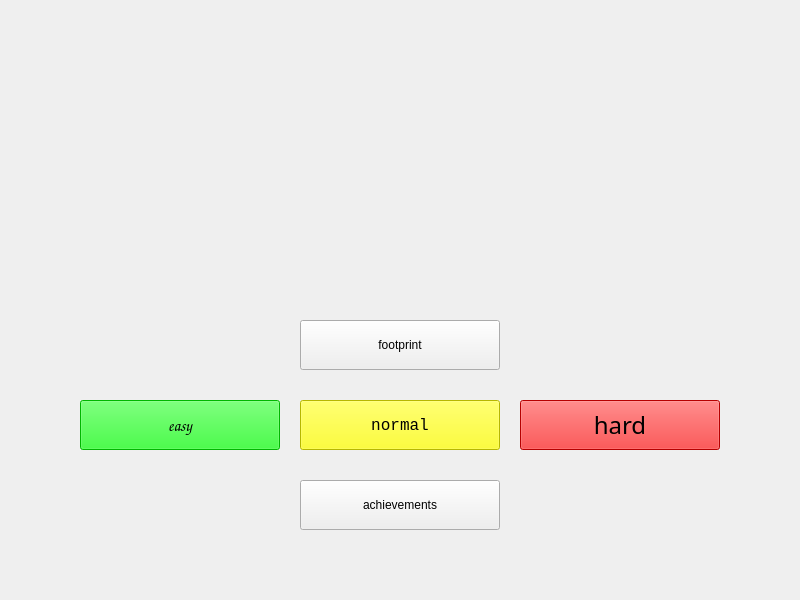
<?xml version="1.0" encoding="UTF-8"?>
<ui version="4.0">
 <class>m</class>
 <widget class="QMainWindow" name="m">
  <property name="geometry">
   <rect>
    <x>0</x>
    <y>0</y>
    <width>800</width>
    <height>600</height>
   </rect>
  </property>
  <property name="windowTitle">
   <string>m</string>
  </property>
  <widget class="QWidget" name="centralwidget">
   <widget class="QPushButton" name="pushButton">
    <property name="geometry">
     <rect>
      <x>80</x>
      <y>400</y>
      <width>200</width>
      <height>50</height>
     </rect>
    </property>
    <property name="font">
     <font>
      <family>Comic Sans MS</family>
      <pointsize>12</pointsize>
     </font>
    </property>
    <property name="styleSheet">
     <string notr="true">color: rgb(0, 0, 0);
background-color: rgb(0, 255, 0);</string>
    </property>
    <property name="text">
     <string>easy</string>
    </property>
   </widget>
   <widget class="QPushButton" name="pushButton_2">
    <property name="geometry">
     <rect>
      <x>300</x>
      <y>400</y>
      <width>200</width>
      <height>50</height>
     </rect>
    </property>
    <property name="font">
     <font>
      <family>Consolas</family>
      <pointsize>12</pointsize>
     </font>
    </property>
    <property name="styleSheet">
     <string notr="true">color: rgb(0, 0, 0);
background-color: rgb(255,255, 0);</string>
    </property>
    <property name="text">
     <string>normal</string>
    </property>
   </widget>
   <widget class="QPushButton" name="pushButton_3">
    <property name="geometry">
     <rect>
      <x>520</x>
      <y>400</y>
      <width>200</width>
      <height>50</height>
     </rect>
    </property>
    <property name="font">
     <font>
      <family>Gabriola</family>
      <pointsize>18</pointsize>
     </font>
    </property>
    <property name="styleSheet">
     <string notr="true">color: rgb(0, 0, 0);
background-color: rgb(255,0, 0);</string>
    </property>
    <property name="text">
     <string>hard</string>
    </property>
   </widget>
   <widget class="QPushButton" name="pushButton_4">
    <property name="geometry">
     <rect>
      <x>300</x>
      <y>480</y>
      <width>200</width>
      <height>50</height>
     </rect>
    </property>
    <property name="text">
     <string>achievements</string>
    </property>
   </widget>
   <widget class="QLabel" name="label">
    <property name="geometry">
     <rect>
      <x>0</x>
      <y>0</y>
      <width>800</width>
      <height>600</height>
     </rect>
    </property>
    <property name="text">
     <string/>
    </property>
   </widget>
   <widget class="QPushButton" name="footprint">
    <property name="geometry">
     <rect>
      <x>300</x>
      <y>320</y>
      <width>200</width>
      <height>50</height>
     </rect>
    </property>
    <property name="text">
     <string>footprint</string>
    </property>
   </widget>
   <zorder>label</zorder>
   <zorder>pushButton</zorder>
   <zorder>pushButton_2</zorder>
   <zorder>pushButton_3</zorder>
   <zorder>pushButton_4</zorder>
   <zorder>footprint</zorder>
  </widget>
 </widget>
 <resources/>
 <connections/>
</ui>
